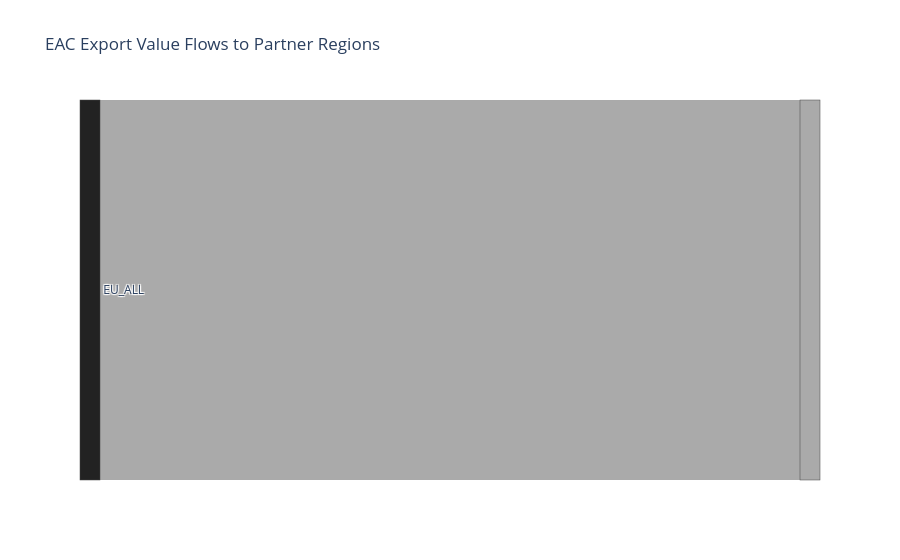

Source (notebook cell):
### Code cell
#Sankey Diagram

import plotly.graph_objects as go

labels = ["EU_ALL", "ASEAN", "SADC", "Other"]

def get_bloc_value(df, bloc):
    val = df.loc[df["Partner_Bloc"] == bloc, "FOB_Value_USD"]
    return val.values[0] if len(val) > 0 else 0

values = [
    get_bloc_value(bloc_value, "EU_ALL"),
    get_bloc_value(bloc_value, "ASEAN"),
    get_bloc_value(bloc_value, "SADC"),
    get_bloc_value(bloc_value, "Other")
]

fig = go.Figure(data=[go.Sankey(
    node=dict(
        label=labels,
        color=["#222222", "#6a00ff", "#ff0054", "#00c2a8", "#aaaaaa"]
    ),
    link=dict(
        source=[0,0,0,0],
        target=[1,2,3,4],
        value=values,
        color=["#6a00ff", "#ff0054", "#00c2a8", "#aaaaaa"]
    )
)])

fig.update_layout(title_text="EAC Export Value Flows to Partner Regions", font_size=12)
fig.show()

### Figure 1 — Plotly figure (JSON) as saved in the notebook; plotly's stock layout.template omitted (floating-point values rounded to 4 significant figures)
{"data": [{"link": {"color": ["#6a00ff", "#ff0054", "#00c2a8", "#aaaaaa"], "source": [0, 0, 0, 0], "target": [1, 2, 3, 4], "value": [0, 0, 0, 12115056607000]}, "node": {"color": ["#222222", "#6a00ff", "#ff0054", "#00c2a8", "#aaaaaa"], "label": ["EU_ALL", "ASEAN", "SADC", "Other"]}, "type": "sankey"}], "layout": {"autosize": true, "font": {"size": 12}, "title": {"text": "EAC Export Value Flows to Partner Regions"}}}
